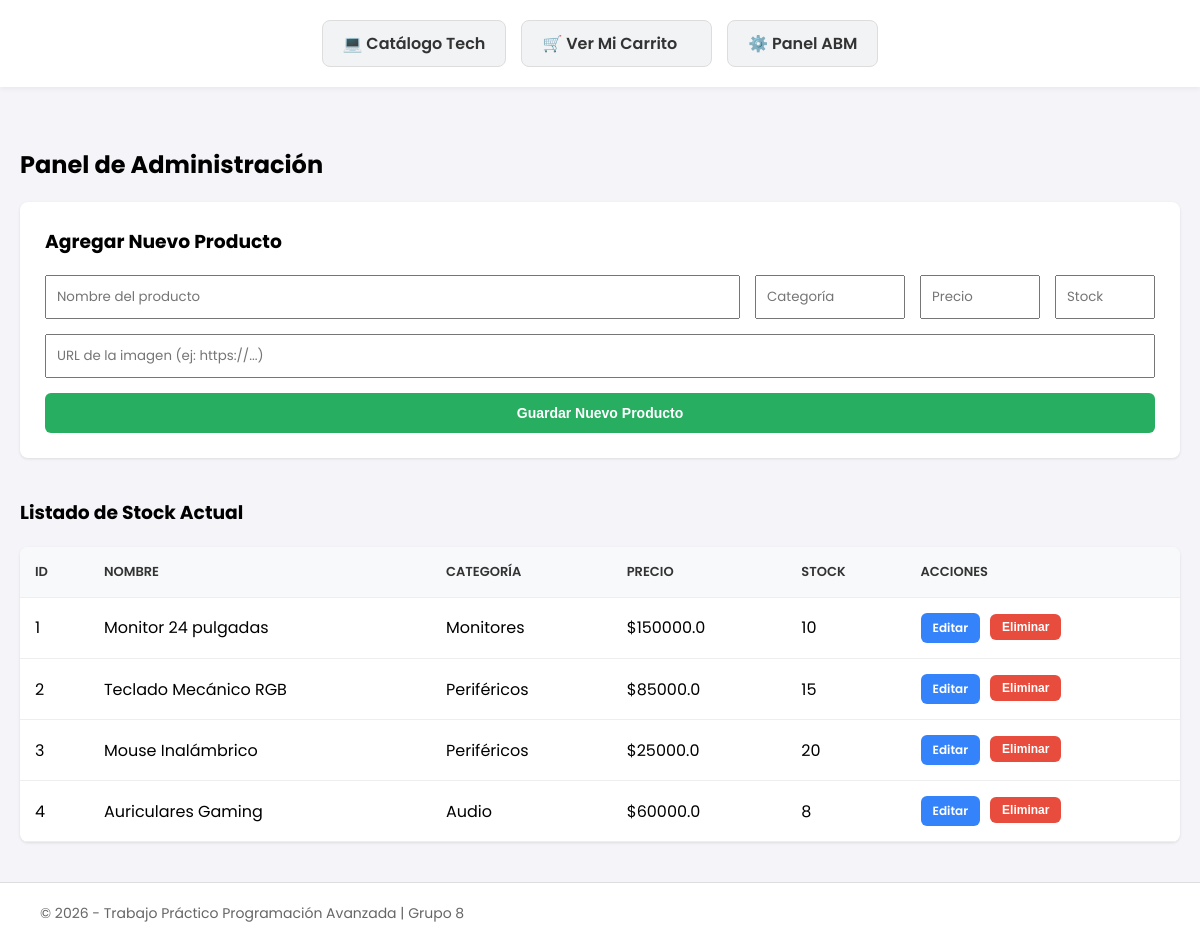
The app's page /admin, older data.
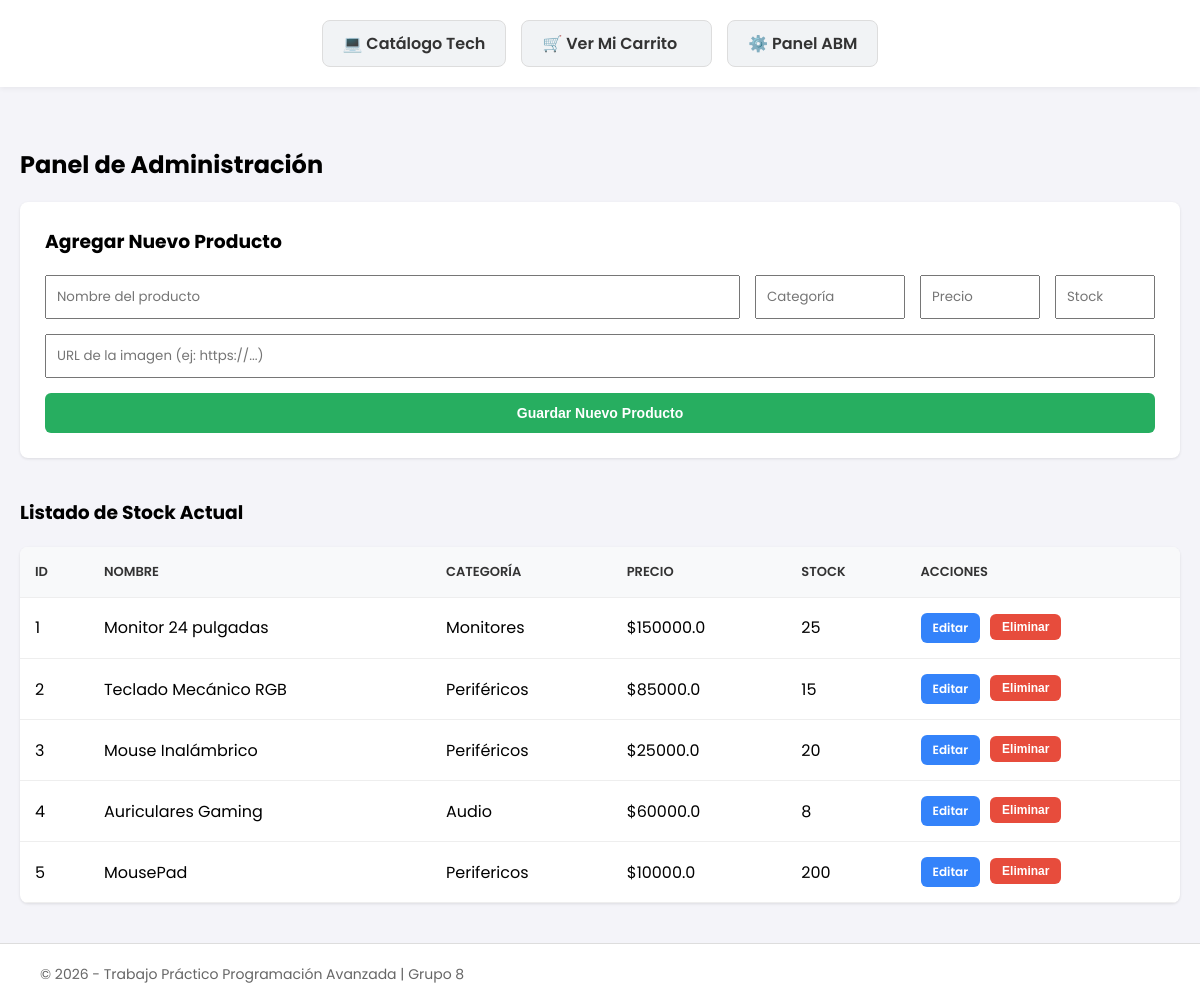
The same page, newer data.
### tables this page shows
CREATE TABLE productos (
            id_producto INTEGER PRIMARY KEY AUTOINCREMENT,
            nombre TEXT NOT NULL,
            categoria TEXT NOT NULL,
            precio REAL NOT NULL,
            stock INTEGER NOT NULL
        );

### app.py (the view)
@app.route('/admin')
def panel_admin():
    todos_los_productos = catalogo.listar_productos_admin()
    return render_template('admin.html', productos=todos_los_productos)

### app.py (called while the page is built)
@app.context_processor
def inyectar_datos_carrito():
    return {
        'cantidad_items_carrito': carrito_actual.calcular_cantidad_total_items()
    }

### base_de_datos.py (called while the page is built)
def obtener_conexion():
    return sqlite3.connect("tienda.db")

### catalogo.py (called while the page is built)
    def listar_productos_admin(self):
        conexion = self.proveedor_conexion()
        cursor = conexion.cursor()
        cursor.execute("SELECT id_producto, nombre, categoria, precio, stock FROM productos")
        productos = cursor.fetchall()
        conexion.close()
        return productos

### modelos.py (called while the page is built)
    def calcular_cantidad_total_items(self) -> int:
        total_items = 0
        for item in self.lista_items:
            total_items += item.cantidad
        return total_items

### templates/admin.html
{% extends 'base.html' %}
{% block contenido %}
<h2 style="margin-bottom: 20px;">Panel de Administración</h2>
<div style="background-color: #fff; padding: 25px; border-radius: 8px; margin-bottom: 40px; box-shadow: 0 1px 3px rgba(0,0,0,0.1);">
    <h3 style="margin-top: 0;">Agregar Nuevo Producto</h3>
    <form action="/admin/agregar" method="POST" style="display: flex; gap: 15px; flex-wrap: wrap; align-items: center;">
        <input type="text" name="nombre" placeholder="Nombre del producto" required style="padding: 10px; flex: 1; min-width: 200px;">
        <input type="text" name="categoria" placeholder="Categoría" required style="padding: 10px; width: 150px;">
        <input type="number" name="precio" placeholder="Precio" step="0.01" min="0" required style="padding: 10px; width: 120px;">
        <input type="number" name="stock" placeholder="Stock" min="0" required style="padding: 10px; width: 100px;">
        <input type="url" name="imagen" placeholder="URL de la imagen (ej: https://...)" required style="padding: 10px; width: 100%;">
        <button type="submit" class="btn btn-success" style="width: 100%; padding: 12px;">Guardar Nuevo Producto</button>
    </form>
</div>
<h3 style="margin-bottom: 15px;">Listado de Stock Actual</h3>
<table>
    <thead>
        <tr>
            <th>ID</th>
            <th>Nombre</th>
            <th>Categoría</th>
            <th>Precio</th>
            <th>Stock</th>
            <th>Acciones</th>
        </tr>
    </thead>
    <tbody>
        {% for prod in productos %}
        <tr>
            <td>{{ prod[0] }}</td>
            <td>{{ prod[1] }}</td>
            <td>{{ prod[2] }}</td>
            <td>${{ prod[3] }}</td>
            <td>{{ prod[4] }}</td>
            <td style="display: flex; gap: 10px;">
                <a href="/admin/editar/{{ prod[0] }}" class="btn btn-primary" style="padding: 6px 12px; font-size: 12px;">Editar</a>
                <form action="/admin/eliminar/{{ prod[0] }}" method="POST" onsubmit="return confirm('¿Seguro que deseas eliminar este producto?');">
                    <button type="submit" class="btn btn-danger" style="padding: 6px 12px; font-size: 12px;">Eliminar</button>
                </form>
            </td>
        </tr>
        {% endfor %}
    </tbody>
</table>
{% endblock %}

Row changes from the older to the newer data that the page shows:
changed productos "Monitor 24 pulgadas": stock "10" → "25"
added productos: id_producto "5", nombre "MousePad", categoria "Perifericos", precio "10000.0", stock "200"
